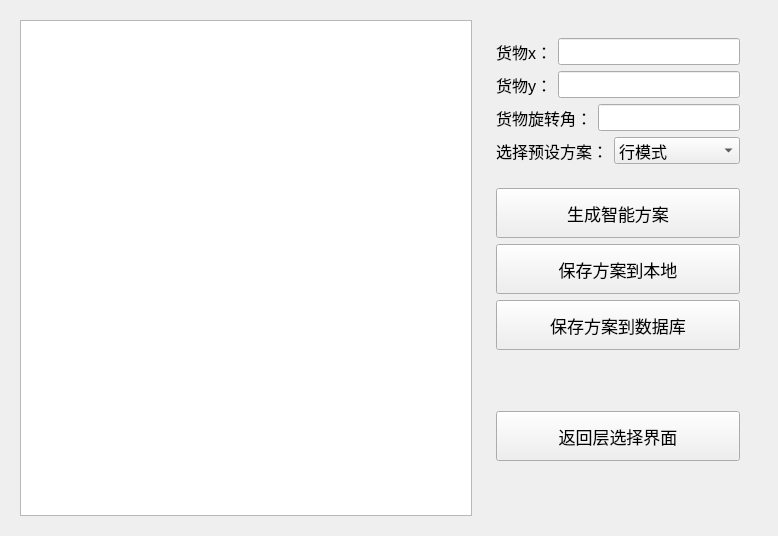
<?xml version="1.0" encoding="UTF-8"?>
<ui version="4.0">
 <class>goods</class>
 <widget class="QWidget" name="goods">
  <property name="geometry">
   <rect>
    <x>0</x>
    <y>0</y>
    <width>778</width>
    <height>536</height>
   </rect>
  </property>
  <property name="windowTitle">
   <string>Form</string>
  </property>
  <layout class="QGridLayout" name="gridLayout_3">
   <item row="0" column="0">
    <widget class="QWidget" name="widget" native="true">
     <layout class="QGridLayout" name="gridLayout" columnstretch="3,1">
      <item row="0" column="0">
       <widget class="NewGraphicsView" name="levelMap"/>
      </item>
      <item row="0" column="1">
       <widget class="QWidget" name="widget_2" native="true">
        <layout class="QGridLayout" name="gridLayout_4">
         <item row="0" column="0">
          <widget class="QWidget" name="widget_3" native="true">
           <layout class="QGridLayout" name="gridLayout_2">
            <item row="0" column="0">
             <widget class="QLabel" name="label">
              <property name="font">
               <font>
                <pointsize>12</pointsize>
               </font>
              </property>
              <property name="text">
               <string>货物x：</string>
              </property>
             </widget>
            </item>
            <item row="0" column="1" colspan="3">
             <widget class="QLineEdit" name="select_x">
              <property name="font">
               <font>
                <pointsize>12</pointsize>
               </font>
              </property>
             </widget>
            </item>
            <item row="1" column="0">
             <widget class="QLabel" name="label_2">
              <property name="font">
               <font>
                <pointsize>12</pointsize>
               </font>
              </property>
              <property name="text">
               <string>货物y：</string>
              </property>
             </widget>
            </item>
            <item row="1" column="1" colspan="3">
             <widget class="QLineEdit" name="select_y">
              <property name="font">
               <font>
                <pointsize>12</pointsize>
               </font>
              </property>
             </widget>
            </item>
            <item row="2" column="0" colspan="2">
             <widget class="QLabel" name="label_3">
              <property name="font">
               <font>
                <pointsize>12</pointsize>
               </font>
              </property>
              <property name="text">
               <string>货物旋转角：</string>
              </property>
             </widget>
            </item>
            <item row="2" column="2" colspan="2">
             <widget class="QLineEdit" name="select_degree">
              <property name="font">
               <font>
                <pointsize>12</pointsize>
               </font>
              </property>
              <property name="readOnly">
               <bool>true</bool>
              </property>
             </widget>
            </item>
            <item row="3" column="0" colspan="3">
             <widget class="QLabel" name="label_4">
              <property name="font">
               <font>
                <pointsize>12</pointsize>
               </font>
              </property>
              <property name="text">
               <string>选择预设方案：</string>
              </property>
             </widget>
            </item>
            <item row="3" column="3">
             <widget class="QComboBox" name="opSelector">
              <property name="font">
               <font>
                <pointsize>12</pointsize>
               </font>
              </property>
              <item>
               <property name="text">
                <string>行模式</string>
               </property>
              </item>
              <item>
               <property name="text">
                <string>镜像回字模式</string>
               </property>
              </item>
              <item>
               <property name="text">
                <string>列模式</string>
               </property>
              </item>
              <item>
               <property name="text">
                <string>纵横模式</string>
               </property>
              </item>
              <item>
               <property name="text">
                <string>单回字模式</string>
               </property>
              </item>
              <item>
               <property name="text">
                <string>多回字模式</string>
               </property>
              </item>
             </widget>
            </item>
           </layout>
          </widget>
         </item>
         <item row="1" column="0">
          <widget class="QWidget" name="widget_5" native="true">
           <layout class="QGridLayout" name="gridLayout_5">
            <item row="1" column="0">
             <widget class="QPushButton" name="PushButton_saveToFile">
              <property name="minimumSize">
               <size>
                <width>0</width>
                <height>50</height>
               </size>
              </property>
              <property name="font">
               <font>
                <pointsize>13</pointsize>
               </font>
              </property>
              <property name="text">
               <string>保存方案到本地</string>
              </property>
             </widget>
            </item>
            <item row="0" column="0">
             <widget class="QPushButton" name="create">
              <property name="minimumSize">
               <size>
                <width>0</width>
                <height>50</height>
               </size>
              </property>
              <property name="font">
               <font>
                <pointsize>13</pointsize>
               </font>
              </property>
              <property name="text">
               <string>生成智能方案</string>
              </property>
             </widget>
            </item>
            <item row="2" column="0">
             <widget class="QPushButton" name="PushButton_saveToSql">
              <property name="minimumSize">
               <size>
                <width>0</width>
                <height>50</height>
               </size>
              </property>
              <property name="font">
               <font>
                <pointsize>13</pointsize>
               </font>
              </property>
              <property name="text">
               <string>保存方案到数据库</string>
              </property>
             </widget>
            </item>
           </layout>
          </widget>
         </item>
         <item row="2" column="0">
          <widget class="QWidget" name="widget_4" native="true">
           <layout class="QGridLayout" name="gridLayout_6">
            <item row="0" column="0">
             <widget class="QPushButton" name="return_to_level">
              <property name="minimumSize">
               <size>
                <width>0</width>
                <height>50</height>
               </size>
              </property>
              <property name="font">
               <font>
                <pointsize>13</pointsize>
               </font>
              </property>
              <property name="text">
               <string>返回层选择界面</string>
              </property>
             </widget>
            </item>
           </layout>
          </widget>
         </item>
        </layout>
       </widget>
      </item>
     </layout>
    </widget>
   </item>
  </layout>
 </widget>
 <customwidgets>
  <customwidget>
   <class>NewGraphicsView</class>
   <extends>QGraphicsView</extends>
   <header>newgraphicsview.h</header>
  </customwidget>
 </customwidgets>
 <resources/>
 <connections/>
</ui>
